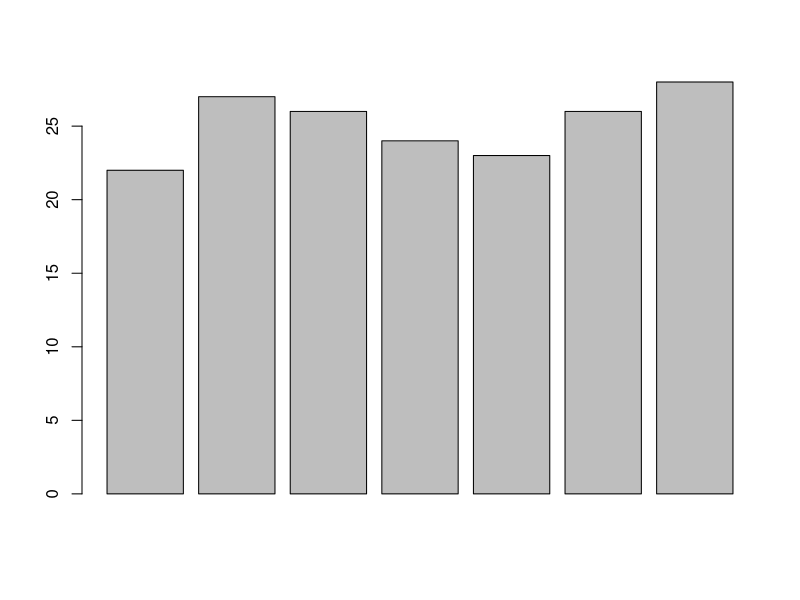
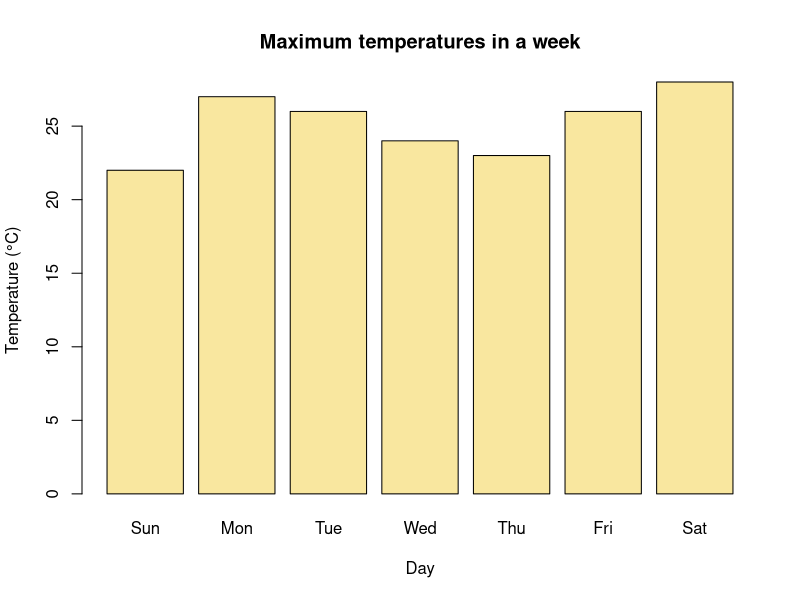
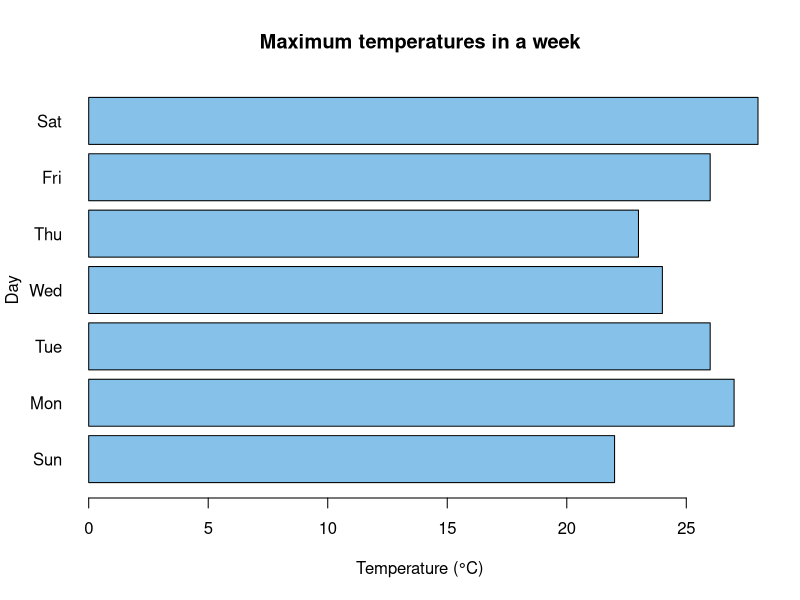
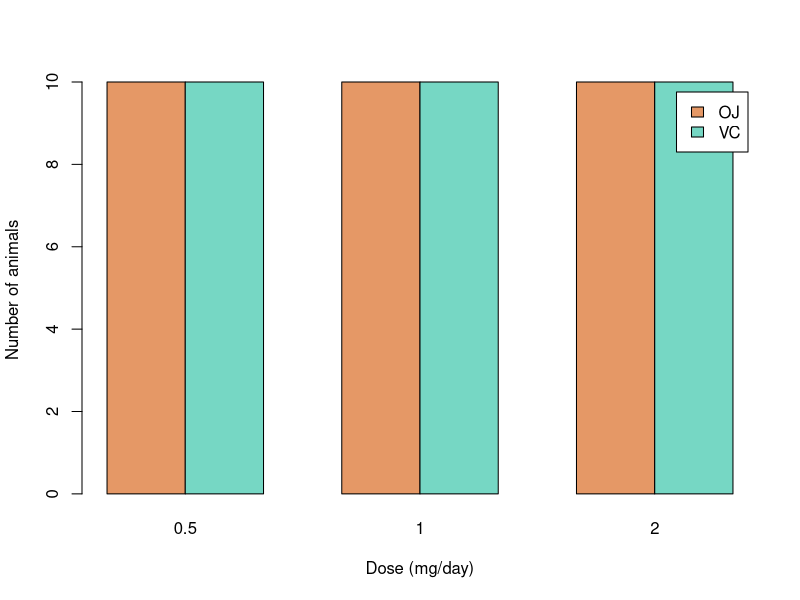

Generate these figures, in order, with R: (Note: this script raises an error after producing the figures.)
## ---- chunk 1
max.temp <- c(22, 27, 26, 24, 23, 26, 28)
## ---- chunk 2
barplot(max.temp)
## ---- chunk 3
# bar chart with added parameters
barplot(max.temp,
  main = "Maximum temperatures in a week",
  xlab = "Day",
  ylab = "Temperature (°C)",
  names.arg = c("Sun", "Mon", "Tue", "Wed", "Thu", "Fri", "Sat"),
  col = "#F9E79F" # hex colour code
)
## ---- chunk 4
barplot(max.temp,
  main = "Maximum temperatures in a week",
  xlab = "Temperature (°C)",
  ylab = "Day",
  names.arg = c("Sun", "Mon", "Tue", "Wed", "Thu", "Fri", "Sat"),
  col = "#85C1E9",
  horiz = TRUE,
  las = 1 # write the day labels horizontally
)
## ---- chunk 5
tab <- table(ToothGrowth$supp, ToothGrowth$dose)
tab

barplot(tab,
  beside = TRUE, # side-by-side bars; FALSE gives stacked bars
  col = c("#E59866", "#76D7C4"),
  legend.text = TRUE,
  xlab = "Dose (mg/day)", ylab = "Number of animals"
)
## ---- chunk 6
knitr::include_graphics("images/graphs/hex.png")
## ---- chunk 7
knitr::include_graphics("images/graphs/cp.png")
## ---- chunk 8
area <- c(Rice = 12, Coconut = 8, Banana = 5, Vegetables = 3, Pulses = 2)
pct <- round(area / sum(area) * 100, 1)

pie(area,
  labels = paste0(names(area), " (", pct, "%)"),
  col = c("#F7DC6F", "#82E0AA", "#F0B27A", "#85C1E9", "#D7BDE2"),
  main = "Area under crops"
)
## ---- chunk 9
hist(iris$Sepal.Length,
  main = "Histogram of sepal length",
  xlab = "Sepal length (cm)",
  col = "#AED6F1", border = "white"
)
## ---- chunk 10
hist(iris$Sepal.Length,
  breaks = seq(4, 8, by = 0.25), freq = FALSE,
  main = "Histogram with density curve",
  xlab = "Sepal length (cm)",
  col = "#D5F5E3", border = "white"
)
lines(density(iris$Sepal.Length), lwd = 2, col = "darkgreen")
## ---- chunk 11
x0 <- c(-4.2, 3.1, 4, 5, 5.5, 6, 6.5, 7, 7.5, 8, 8.5, 9, 10, 11.4, 17, 18.5)
st <- boxplot.stats(x0)
q1 <- st$stats[2]; q3 <- st$stats[4]; iqr <- q3 - q1
lf <- q1 - 1.5 * iqr; uf <- q3 + 1.5 * iqr
op <- par(mar = c(3, 1, 3, 1))
plot(NA, xlim = c(-5.5, 20), ylim = c(-1.6, 2.1), axes = FALSE, xlab = "", ylab = "",
     main = "Anatomy of a box plot")
rect(q1, -0.5, q3, 0.5, col = "#FAD7A0", border = "grey20", lwd = 2)
segments(st$stats[3], -0.5, st$stats[3], 0.5, col = "red", lwd = 3)
segments(st$stats[1], 0, q1, 0, lwd = 2); segments(q3, 0, st$stats[5], 0, lwd = 2)
segments(st$stats[c(1, 5)], -0.25, st$stats[c(1, 5)], 0.25, lwd = 2)
points(st$out, rep(0, length(st$out)), pch = 19, col = "#D35400", cex = 1.3)
abline(v = c(lf, uf), lty = 2, col = "steelblue")
text(q1, 0.75, expression(Q[1]), cex = 1.1); text(q3, 0.75, expression(Q[3]), cex = 1.1)
text(st$stats[3], 0.75, "Median", col = "red")
text(lf, 1.75, "Lower fence\nQ1 - 1.5 IQR", col = "steelblue", cex = 0.85, pos = 4)
text(uf, 1.75, "Upper fence\nQ3 + 1.5 IQR", col = "steelblue", cex = 0.85, pos = 2)
text(st$stats[1], -0.6, "Lower whisker end\n(smallest value\n>= lower fence)", cex = 0.75, pos = 1)
text(st$stats[5], -0.6, "Upper whisker end\n(largest value\n<= upper fence)", cex = 0.75, pos = 1)
text(mean(st$out[st$out > uf]), 0.45, "Outliers", col = "#D35400", cex = 0.9)
text(st$out[st$out < lf], 0.45, "Outlier", col = "#D35400", cex = 0.9)
arrows(q1, -1.45, q3, -1.45, code = 3, length = 0.06); text((q1 + q3) / 2, -1.6, "IQR", cex = 0.9)
par(op)
## ---- chunk 12
x <- c(2, 4, 5, 5, 6, 7, 7, 8, 9, 25)
boxplot.stats(x)
## ---- chunk 13
boxplot(x, horizontal = TRUE, col = "#FAD7A0",
        main = "Box plot with an outlier", xlab = "Value")
## ---- chunk 14
boxplot(Sepal.Length ~ Species,
  data = iris,
  col = c("#F5B7B1", "#A9DFBF", "#AED6F1"),
  xlab = "Species", ylab = "Sepal length (cm)",
  main = "Sepal length of three Iris species"
)
## ---- chunk 15
plot(Petal.Width ~ Petal.Length,
  data = iris,
  pch = 19, # solid circles
  col = c("tomato", "seagreen", "steelblue")[iris$Species],
  xlab = "Petal length (cm)", ylab = "Petal width (cm)",
  main = "Petal width against petal length"
)
legend("topleft", legend = levels(iris$Species),
       col = c("tomato", "seagreen", "steelblue"), pch = 19, bty = "n")
## ---- chunk 16
pairs(iris[, 1:4],
      col = c("tomato", "seagreen", "steelblue")[iris$Species], pch = 19, cex = 0.6)
## ---- chunk 17
plot(Nile, type = "l", col = "navy", lwd = 2,
     xlab = "Year", ylab = "Annual flow (10^8 m^3)",
     main = "Flow of the river Nile, 1871–1970")
## ---- chunk 18
m  <- tapply(PlantGrowth$weight, PlantGrowth$group, mean)
se <- tapply(PlantGrowth$weight, PlantGrowth$group,
             function(x) sd(x) / sqrt(length(x)))

bp <- barplot(m, ylim = c(0, max(m + se) * 1.15),
              col = "#A9CCE3", ylab = "Dried weight of plants (g)",
              xlab = "Treatment", main = "Mean (± SE) plant weight")
arrows(bp, m - se, bp, m + se, angle = 90, code = 3, length = 0.08)
## ---- chunk 19
library(ggplot2)

ggplot(iris, aes(x = Species, y = Sepal.Length, fill = Species)) +
  geom_boxplot(show.legend = FALSE) +
  labs(x = "Species", y = "Sepal length (cm)") +
  theme_bw()
## ---- chunk 20
ggplot(iris, aes(x = Petal.Length, y = Petal.Width, colour = Species)) +
  geom_point() +
  geom_smooth(method = "lm", se = FALSE) +
  labs(x = "Petal length (cm)", y = "Petal width (cm)") +
  theme_bw()
